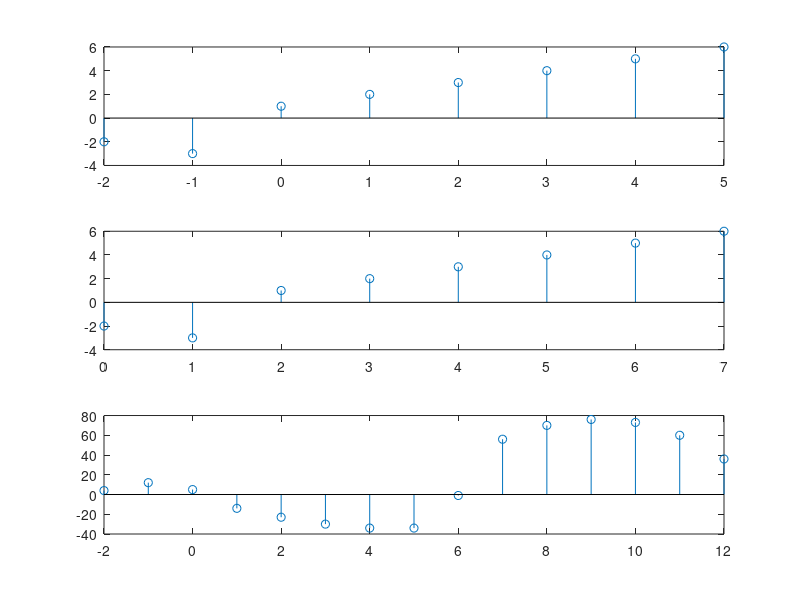

Reproduce this figure in MATLAB.
clc
clear all
close all
x = [-2 -3 1 2 3 4 5 6]; 
lx=length(x);
n1= -2:1:5;
h = [-2 -3 1 2 3 4 5 6];
lh=length(h);
n2= 0:1:7;
n3= (n1(1)+n2(1)) : 1 : (n1(lx)+n2(lh));
l3= (lx+lh-1);
x1= [x zeros(1,l3-lx)];
h1= [h zeros(1,l3-lh)];
y=zeros(1,l3);
for i=1:l3
    for j=1:i
        y(i)=y(i)+ x1(j)* h1(i-j+1);
    end
end
subplot(3,1,1);
stem(n1,x);
subplot(3,1,2);
stem(n2,h);
subplot(3,1,3);
stem(n3,y);
y
